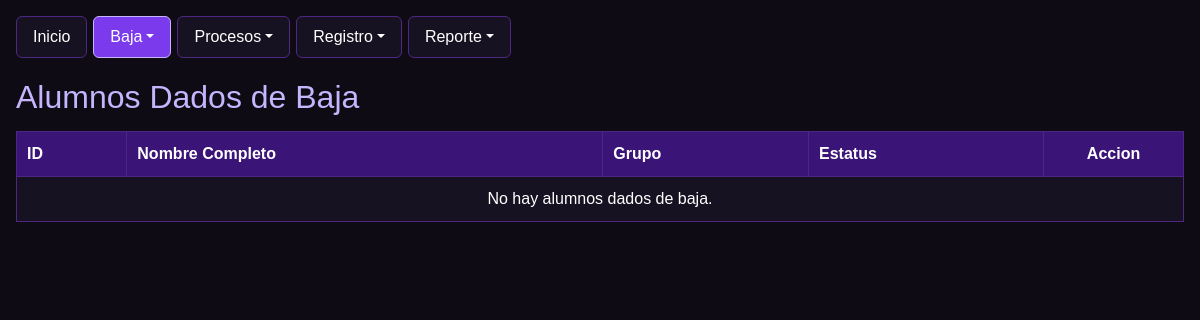
/Escuela/Baja/ba_alumnos.php, run on an earlier commit of the app's database.
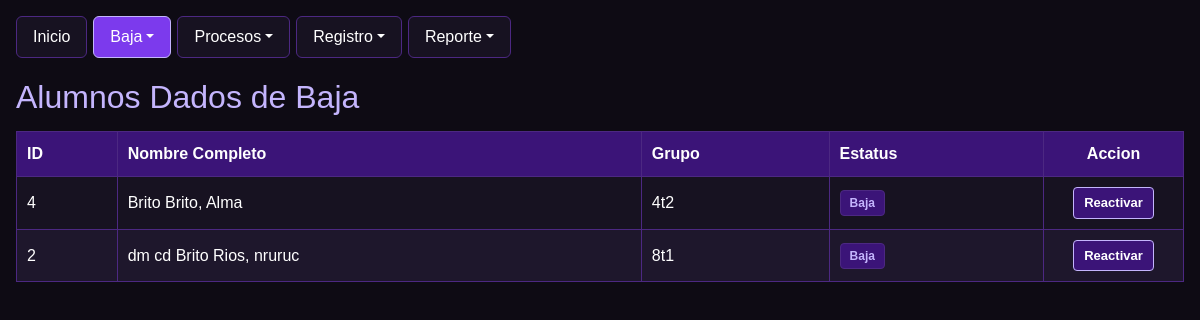
And on a later commit of the database.
### tables this page shows
CREATE TABLE `alumnos` (
  `id_alumno` int(11) NOT NULL,
  `nombre` varchar(50) NOT NULL,
  `apaterno` varchar(50) NOT NULL,
  `amaterno` varchar(50) DEFAULT NULL,
  `dom` varchar(100) DEFAULT NULL,
  `mail` varchar(100) DEFAULT NULL,
  `tel` varchar(20) DEFAULT NULL,
  `id_grupo` varchar(50) DEFAULT NULL,
  `estatus` int(11) DEFAULT 1
);

### Escuela/Baja/ba_alumnos.php (the view, shortened to what this page needs)
<?php
require_once __DIR__ . '/../conexion.php';
function obtener_esquema_ba_alu_filtro(PDO $pdo, string $tabla): array {
    $cols = [];
    $pk = null;
    try {
        $stmt = $pdo->query("SHOW COLUMNS FROM `{$tabla}`");
        if ($stmt) {
            foreach ($stmt->fetchAll(PDO::FETCH_ASSOC) as $row) {
                $cols[] = $row["Field"];
                if ($row["Key"] === "PRI" && $pk === null) {
                    $pk = $row["Field"];
                }
            }
        }
    } catch (PDOException $e) {
        return ["cols" => [], "pk" => null];
    }
    return ["cols" => $cols, "pk" => $pk];
}
$esq_alu = obtener_esquema_ba_alu_filtro($conexion, "alumnos");
$cols_alu = $esq_alu["cols"];
$pk_alu = in_array("id_alumno", $cols_alu, true) ? "id_alumno" : ($esq_alu["pk"] ?? ($cols_alu[0] ?? "id_alumno"));
$col_est = in_array("estatus", $cols_alu, true) ? "estatus" : (in_array("estado", $cols_alu, true) ? "estado" : null);
$alumnos_baja = [];
if (count($cols_alu) > 0 && $col_est !== null) {
    $order = in_array("apaterno", $cols_alu, true) ? "ORDER BY apaterno, amaterno, nombre" : "ORDER BY `{$pk_alu}` ASC";
    $stmt_b = $conexion->query("
        SELECT * FROM alumnos
        WHERE TRIM(CAST(`{$col_est}` AS CHAR)) IN ('0', 'Baja', 'baja', 'Inactivo', 'inactivo')
        {$order}
    ");
    $alumnos_baja = $stmt_b ? $stmt_b->fetchAll(PDO::FETCH_ASSOC) : [];
}
?>
<!DOCTYPE html>
<html lang="es">
<head>
    <link href="https://cdn.jsdelivr.net/npm/bootstrap@5.3.8/dist/css/bootstrap.min.css" rel="stylesheet" />
</head>
<body class="p-3 m-0 border-0">
    <ul class="nav nav-pills">
        <li class="nav-item"><a class="nav-link" href="/proyecto-AABR/Escuela/index.php">Inicio</a></li>
        <li class="nav-item dropdown">
            <a class="nav-link dropdown-toggle active" data-bs-toggle="dropdown" href="#" role="button">Baja</a>
        </li>
        <li class="nav-item dropdown">
            <a class="nav-link dropdown-toggle" data-bs-toggle="dropdown" href="#" role="button">Procesos</a>
        </li>
        <li class="nav-item dropdown">
            <a class="nav-link dropdown-toggle" data-bs-toggle="dropdown" href="#" role="button">Registro</a>
        </li>
        <li class="nav-item dropdown">
            <a class="nav-link dropdown-toggle" data-bs-toggle="dropdown" href="#" role="button">Reporte</a>
        </li>
    </ul>
    <h2>Alumnos Dados de Baja</h2>
    <table>
        <thead>
            <tr>
                <th>ID</th>
                <th>Nombre Completo</th>
                <th>Grupo</th>
                <th>Estatus</th>
                <th style="width: 140px; text-align: center;">Accion</th>
            </tr>
        </thead>
        <tbody>
            <?php if (count($alumnos_baja) > 0): ?>
                <?php foreach ($alumnos_baja as $a): ?>
                    <?php
                    $id_val = (string)($a[$pk_alu] ?? "");
                    $nombre_val = trim(($a["apaterno"] ?? "") . " " . ($a["amaterno"] ?? "") . ", " . ($a["nombre"] ?? ""));
                    $grupo_val = (string)($a["id_grupo"] ?? $a["grupo"] ?? "-");
                    ?>
                    <tr>
                        <td><?= htmlspecialchars($id_val, ENT_QUOTES, "UTF-8") ?></td>
                        <td><?= htmlspecialchars($nombre_val, ENT_QUOTES, "UTF-8") ?></td>
                        <td><?= htmlspecialchars($grupo_val, ENT_QUOTES, "UTF-8") ?></td>
                        <td><span class="badge-baj">Baja</span></td>
                        <td style="text-align: center;">
                            <a href="?reactivar=<?= urlencode($id_val) ?>" class="btn-accion">Reactivar</a>
                        </td>
                    </tr>
                <?php endforeach; ?>
            <?php else: ?>
                <tr>
                    <td colspan="5" style="text-align: center;">No hay alumnos dados de baja.</td>
                </tr>
            <?php endif; ?>
        </tbody>
    </table>
</body>
</html>

What changed in the data, as far as the page shows it:
added alumnos: id_val "4", nombre_val "Brito Brito, Alma", id_grupo "4t2"
now on this page (row edited): alumnos: id_val "2", nombre_val "dm cd Brito Rios, nruruc", id_grupo "8t1"
Also different on the page:
text no longer shown: "No hay alumnos dados de baja."
